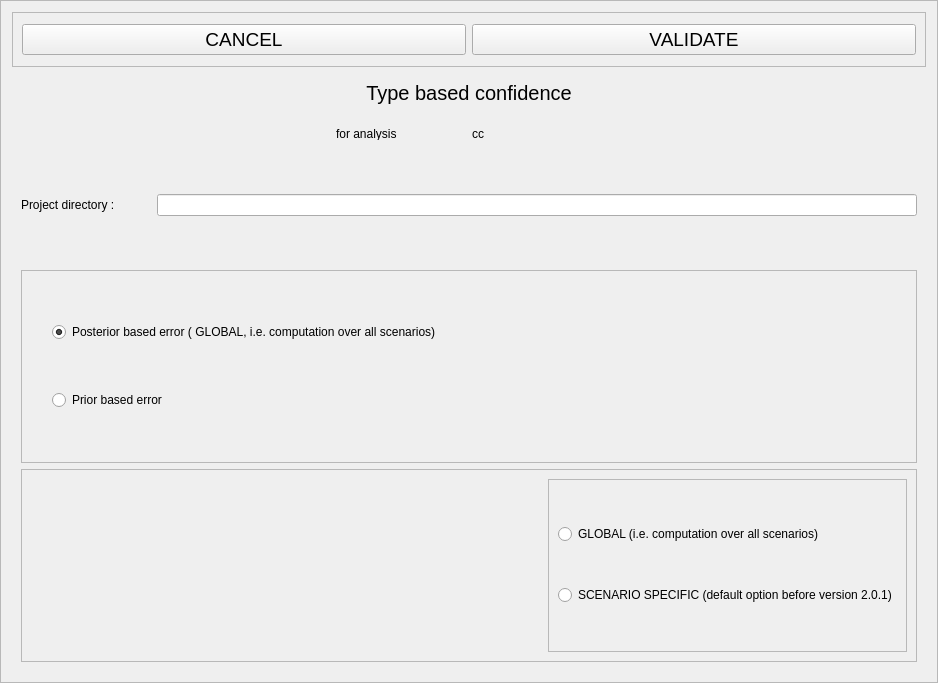
<?xml version="1.0" encoding="UTF-8"?>
<ui version="4.0">
 <class>Frame</class>
 <widget class="QFrame" name="Frame">
  <property name="geometry">
   <rect>
    <x>0</x>
    <y>0</y>
    <width>938</width>
    <height>683</height>
   </rect>
  </property>
  <property name="windowTitle">
   <string>Frame</string>
  </property>
  <property name="frameShape">
   <enum>QFrame::StyledPanel</enum>
  </property>
  <property name="frameShadow">
   <enum>QFrame::Raised</enum>
  </property>
  <layout class="QVBoxLayout" name="verticalLayout_5">
   <item>
    <widget class="QFrame" name="frame_6">
     <property name="sizePolicy">
      <sizepolicy hsizetype="Expanding" vsizetype="Preferred">
       <horstretch>0</horstretch>
       <verstretch>0</verstretch>
      </sizepolicy>
     </property>
     <property name="minimumSize">
      <size>
       <width>0</width>
       <height>55</height>
      </size>
     </property>
     <property name="maximumSize">
      <size>
       <width>16777215</width>
       <height>55</height>
      </size>
     </property>
     <property name="frameShape">
      <enum>QFrame::StyledPanel</enum>
     </property>
     <property name="frameShadow">
      <enum>QFrame::Raised</enum>
     </property>
     <layout class="QHBoxLayout" name="horizontalLayout_9">
      <item>
       <widget class="QPushButton" name="exitButton">
        <property name="font">
         <font>
          <pointsize>14</pointsize>
         </font>
        </property>
        <property name="toolTip">
         <string>Leave this screen without loosing any change</string>
        </property>
        <property name="text">
         <string>CANCEL</string>
        </property>
        <property name="shortcut">
         <string>Alt+E</string>
        </property>
       </widget>
      </item>
      <item>
       <widget class="QPushButton" name="okButton">
        <property name="font">
         <font>
          <pointsize>14</pointsize>
         </font>
        </property>
        <property name="toolTip">
         <string>Test and save data (Alt+o)</string>
        </property>
        <property name="text">
         <string>VALIDATE</string>
        </property>
        <property name="shortcut">
         <string>Alt+V</string>
        </property>
       </widget>
      </item>
     </layout>
    </widget>
   </item>
   <item>
    <widget class="QLabel" name="analysisTypeLabel">
     <property name="minimumSize">
      <size>
       <width>0</width>
       <height>40</height>
      </size>
     </property>
     <property name="maximumSize">
      <size>
       <width>16777215</width>
       <height>40</height>
      </size>
     </property>
     <property name="font">
      <font>
       <pointsize>15</pointsize>
      </font>
     </property>
     <property name="text">
      <string>Type based confidence</string>
     </property>
     <property name="alignment">
      <set>Qt::AlignCenter</set>
     </property>
    </widget>
   </item>
   <item>
    <widget class="QFrame" name="frame_4">
     <property name="minimumSize">
      <size>
       <width>0</width>
       <height>30</height>
      </size>
     </property>
     <property name="maximumSize">
      <size>
       <width>16777215</width>
       <height>30</height>
      </size>
     </property>
     <property name="frameShape">
      <enum>QFrame::NoFrame</enum>
     </property>
     <property name="frameShadow">
      <enum>QFrame::Raised</enum>
     </property>
     <layout class="QHBoxLayout" name="horizontalLayout_3">
      <item>
       <spacer name="horizontalSpacer">
        <property name="orientation">
         <enum>Qt::Horizontal</enum>
        </property>
        <property name="sizeHint" stdset="0">
         <size>
          <width>40</width>
          <height>20</height>
         </size>
        </property>
       </spacer>
      </item>
      <item>
       <widget class="QLabel" name="label_7">
        <property name="minimumSize">
         <size>
          <width>130</width>
          <height>0</height>
         </size>
        </property>
        <property name="maximumSize">
         <size>
          <width>130</width>
          <height>16777215</height>
         </size>
        </property>
        <property name="text">
         <string>for analysis</string>
        </property>
       </widget>
      </item>
      <item>
       <widget class="QLabel" name="analysisNameLabel">
        <property name="minimumSize">
         <size>
          <width>130</width>
          <height>0</height>
         </size>
        </property>
        <property name="maximumSize">
         <size>
          <width>130</width>
          <height>16777215</height>
         </size>
        </property>
        <property name="text">
         <string>cc</string>
        </property>
       </widget>
      </item>
      <item>
       <spacer name="horizontalSpacer_2">
        <property name="orientation">
         <enum>Qt::Horizontal</enum>
        </property>
        <property name="sizeHint" stdset="0">
         <size>
          <width>40</width>
          <height>20</height>
         </size>
        </property>
       </spacer>
      </item>
     </layout>
    </widget>
   </item>
   <item>
    <widget class="QFrame" name="frame_2">
     <property name="minimumSize">
      <size>
       <width>0</width>
       <height>100</height>
      </size>
     </property>
     <property name="maximumSize">
      <size>
       <width>16777215</width>
       <height>100</height>
      </size>
     </property>
     <property name="frameShape">
      <enum>QFrame::NoFrame</enum>
     </property>
     <property name="frameShadow">
      <enum>QFrame::Raised</enum>
     </property>
     <layout class="QHBoxLayout" name="horizontalLayout_2">
      <item>
       <widget class="QLabel" name="projectDirLabel">
        <property name="minimumSize">
         <size>
          <width>130</width>
          <height>0</height>
         </size>
        </property>
        <property name="maximumSize">
         <size>
          <width>130</width>
          <height>16777215</height>
         </size>
        </property>
        <property name="text">
         <string>Project directory : </string>
        </property>
       </widget>
      </item>
      <item>
       <widget class="QLineEdit" name="projectDirEdit">
        <property name="readOnly">
         <bool>true</bool>
        </property>
       </widget>
      </item>
     </layout>
    </widget>
   </item>
   <item>
    <widget class="QFrame" name="frame">
     <property name="frameShape">
      <enum>QFrame::NoFrame</enum>
     </property>
     <property name="frameShadow">
      <enum>QFrame::Raised</enum>
     </property>
     <layout class="QVBoxLayout" name="verticalLayout">
      <item>
       <widget class="QFrame" name="frame_5">
        <property name="frameShape">
         <enum>QFrame::StyledPanel</enum>
        </property>
        <property name="frameShadow">
         <enum>QFrame::Raised</enum>
        </property>
        <property name="lineWidth">
         <number>0</number>
        </property>
        <layout class="QVBoxLayout" name="verticalLayout_2">
         <property name="leftMargin">
          <number>30</number>
         </property>
         <item>
          <widget class="QRadioButton" name="posteriorConfidenceButton">
           <property name="text">
            <string>Posterior based error ( GLOBAL, i.e. computation over all scenarios)</string>
           </property>
           <property name="checked">
            <bool>true</bool>
           </property>
          </widget>
         </item>
         <item>
          <widget class="QRadioButton" name="priorConfidenceButton">
           <property name="text">
            <string>Prior based error</string>
           </property>
          </widget>
         </item>
        </layout>
       </widget>
      </item>
      <item>
       <widget class="QFrame" name="frame_3">
        <property name="frameShape">
         <enum>QFrame::StyledPanel</enum>
        </property>
        <property name="frameShadow">
         <enum>QFrame::Raised</enum>
        </property>
        <property name="lineWidth">
         <number>0</number>
        </property>
        <layout class="QHBoxLayout" name="horizontalLayout">
         <item>
          <spacer name="horizontalSpacer_3">
           <property name="orientation">
            <enum>Qt::Horizontal</enum>
           </property>
           <property name="sizeHint" stdset="0">
            <size>
             <width>444</width>
             <height>20</height>
            </size>
           </property>
          </spacer>
         </item>
         <item>
          <widget class="QFrame" name="priorTypeFrame">
           <property name="enabled">
            <bool>true</bool>
           </property>
           <property name="frameShape">
            <enum>QFrame::StyledPanel</enum>
           </property>
           <property name="frameShadow">
            <enum>QFrame::Raised</enum>
           </property>
           <layout class="QVBoxLayout" name="verticalLayout_3">
            <item>
             <widget class="QRadioButton" name="priorGlobalConfidenceButton">
              <property name="text">
               <string>GLOBAL (i.e. computation over all scenarios) </string>
              </property>
             </widget>
            </item>
            <item>
             <widget class="QRadioButton" name="priorSpecificConfidenceButton">
              <property name="text">
               <string>SCENARIO SPECIFIC (default option before version 2.0.1)</string>
              </property>
             </widget>
            </item>
           </layout>
          </widget>
         </item>
        </layout>
       </widget>
      </item>
     </layout>
    </widget>
   </item>
  </layout>
 </widget>
 <resources/>
 <connections/>
</ui>
